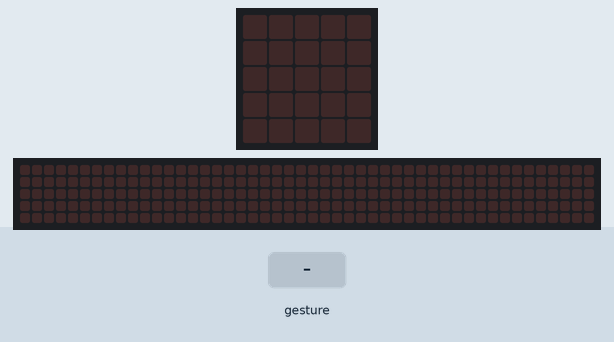
A program run on a simulated BBC micro:bit (MakeCode). Shown: the board's 5×5 LED display, a strip that is not on the board, showing the scrolling text unrolled. The test bench sets the inputs (shaded band). Dim RGB values are drawn brighter than linear; random numbers come from a fixed seed; a tilt is held for 1.5 s and a shake lasts 1 s, then the board lies face up again; the 48×5 strip is a reading aid, not a part: it shows the text the display is scrolling, unrolled, one strip-width of it at a time.

Above: at 1.2 s.
1.3 s: gesture 'shake'
At 2.7 s:
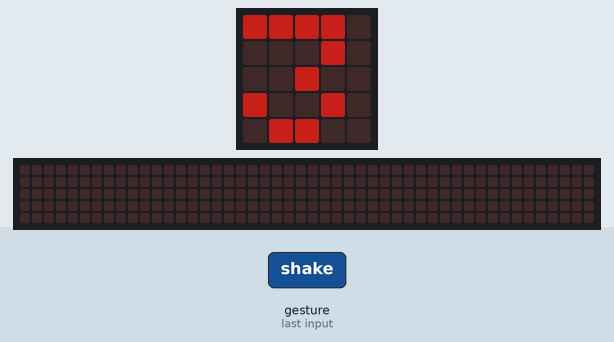
3.0 s: gesture 'shake'
At 5.67 s:
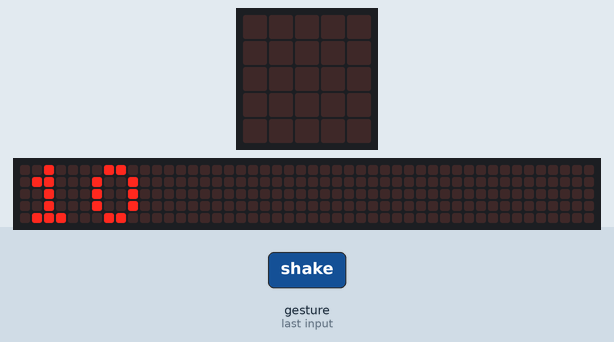
Timing chart, 0 to 7.2 s (numbered marks = the images above; inputs shaded):
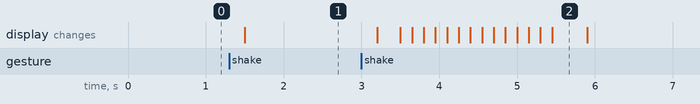

Measured:
- after the input at 1.3 s, the display: changes after 0.20 s (image 1)
- after the input at 3.0 s, the display: changes after 0.20 s (image 2)
- what the display in image 2 shows lasts 0.4 s, from 5.5 s to 5.9 s

The program:

main.ts
```typescript
let αριθμός = 0
input.onGesture(Gesture.Shake, function () {
    basic.clearScreen()
    αριθμός = randint(1, 10)
    if (αριθμός <= 5) {
        led.setBrightness(100)
        basic.showNumber(αριθμός)
    } else {
        led.setBrightness(255)
        basic.showNumber(αριθμός)
    }
})
```

test.ts
```typescript
// οι δοκιμές πηγαίνουν εδώ, δεν θα γίνει εκτέλεση όταν αυτό το πακέτο χρησιμοποιηθεί ως επέκταση.
```
